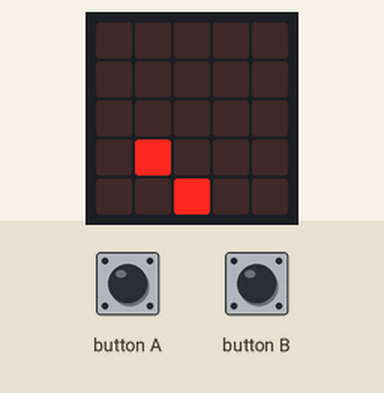
This program was run on a simulated BBC micro:bit running MicroPython. Parts: the board's 5×5 LED display. The inputs (shaded band) are chosen by the test bench. Random numbers come from a fixed seed; the 48×5 strip is a reading aid, not a part: it shows the text the display is scrolling, unrolled, one strip-width of it at a time.

Above: at 1.2 s.
1.3 s: button A pressed for 0.15 s
At 1.67 s:
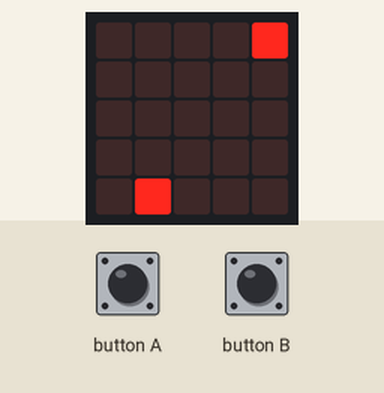
2.0 s: button B pressed for 0.15 s
At 2.27 s:
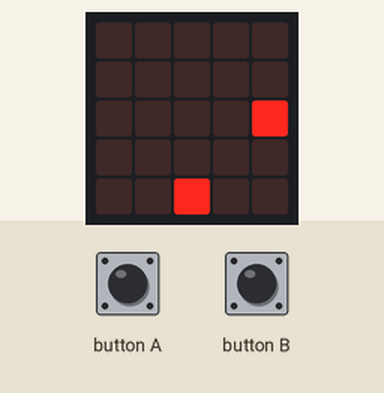
2.7 s: button A pressed for 1 s
At 2.88 s:
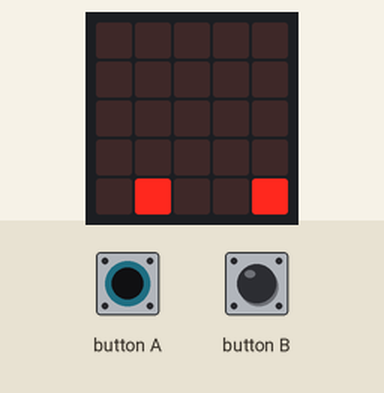
4.3 s: button B pressed for 1 s
At 6.7 s:
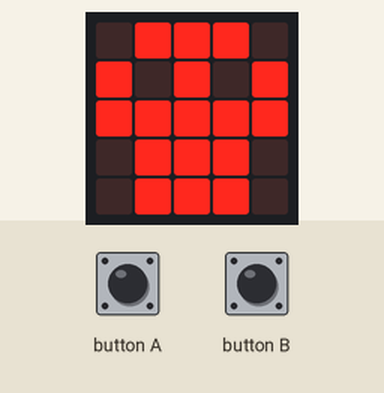
6.9 s: button A pressed for 0.15 s
7.6 s: button B pressed for 0.15 s
At 9.07 s:
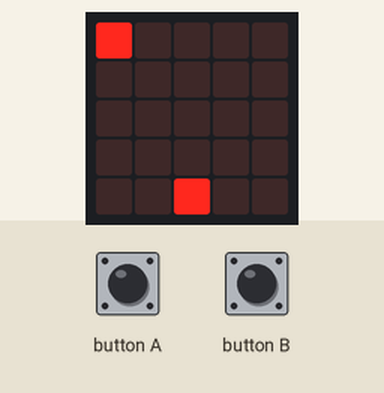
Timing chart, 0 to 10.6 s (numbered marks = the images above; inputs shaded):
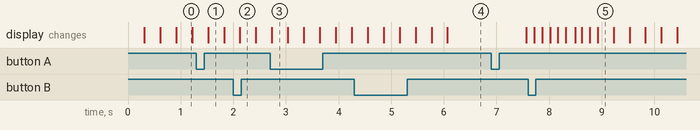

The program:

main.py
```python
from microbit import *
import random

x = 2
fx = random.randint(0, 4)
fy = 0
pontos = 0

while True:
    if button_a.was_pressed():
        if x > 0:
            x += -1
    if button_b.was_pressed():
        if x < 4:
            x += 1
    display.clear()
    display.set_pixel(x, 4, 9)
    display.set_pixel(fx, fy, 9)
    sleep(300)
    fy += 1
    if fy > 4:
        if fx == x:
            display.show(Image.SKULL)
            sleep(1500)
            display.scroll(pontos)
            pontos = 0
        else:
            pontos += 1
        fy = 0
        fx = random.randint(0, 4)
```
